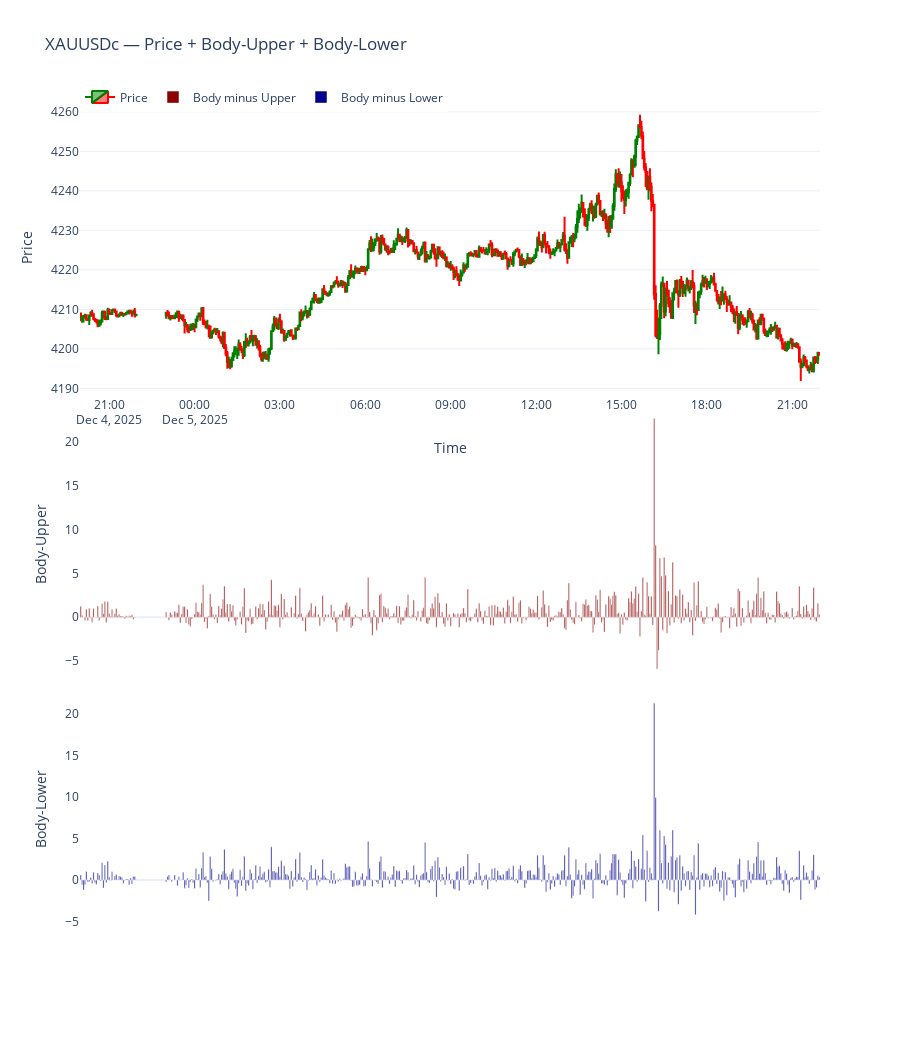

The code cell stored with this chart in its notebook:
### Markdown cell above
Only the following remain:

    Main price chart (candlestick)
    Body-upper pane
    Body-lower pane

### Code cell
import MetaTrader5 as mt5 
import pandas as pd
import numpy as np
import plotly.graph_objects as go
from datetime import datetime, timedelta

# -------------------------
# Initialize MT5
# -------------------------
if not mt5.initialize():
    print("MT5 initialization failed")
    mt5.shutdown()

# -------------------------
# Fetch 3-minute data
# -------------------------
symbol = "XAUUSDc"
timeframe = mt5.TIMEFRAME_M3
n_bars = 500
utc_from = datetime.now() - timedelta(days=5)

rates = mt5.copy_rates_from(symbol, timeframe, utc_from, n_bars)
mt5.shutdown()

# -------------------------
# Convert to DataFrame
# -------------------------
df = pd.DataFrame(rates)
df['time'] = pd.to_datetime(df['time'], unit='s')
df.set_index('time', inplace=True)
df = df[df.index.dayofweek < 5]

# -------------------------
# Calculations (kept only the ones needed)
# -------------------------
df['body'] = abs(df['close'] - df['open'])
df['upper_wick'] = df['high'] - df[['open','close']].max(axis=1)
df['lower_wick'] = df[['open','close']].min(axis=1) - df['low']

df['body_minus_upper'] = df['body'] - df['upper_wick']
df['body_minus_lower'] = df['body'] - df['lower_wick']

# -------------------------
# Plot: Price + 2 panes
# -------------------------
fig = go.Figure()

# Pane 1 — Price
fig.add_trace(go.Candlestick(
    x=df.index,
    open=df['open'],
    high=df['high'],
    low=df['low'],
    close=df['close'],
    name='Price',
    increasing_line_color='green',
    decreasing_line_color='red'
))

# Pane 2 — Body minus upper wick
fig.add_trace(go.Bar(
    x=df.index,
    y=df['body_minus_upper'],
    name='Body minus Upper',
    marker_color='darkred',
    yaxis='y2'
))

# Pane 3 — Body minus lower wick
fig.add_trace(go.Bar(
    x=df.index,
    y=df['body_minus_lower'],
    name='Body minus Lower',
    marker_color='darkblue',
    yaxis='y3'
))

# Layout
fig.update_layout(
    template='plotly_white',
    title='XAUUSDc — Price + Body-Upper + Body-Lower',
    xaxis=dict(title='Time', rangeslider=dict(visible=False)),

    yaxis=dict(title='Price',       domain=[0.66, 1]),
    yaxis2=dict(title='Body-Upper', domain=[0.33, 0.65], showgrid=False),
    yaxis3=dict(title='Body-Lower', domain=[0.05, 0.32], showgrid=False),

    legend=dict(orientation='h', y=1.02, x=0),
    height=1050
)

fig.show()

### Figure 1 — Plotly figure (JSON) as saved in the notebook; plotly's stock layout.template omitted (floating-point values rounded to 4 significant figures; data arrays with more than 128 entries replaced by an {"elided": "..."} marker saying what was removed)
{"data": [{"close": {"elided": "500 float values"}, "decreasing": {"line": {"color": "red"}}, "high": {"elided": "500 float values"}, "increasing": {"line": {"color": "green"}}, "low": {"elided": "500 float values"}, "name": "Price", "open": {"elided": "500 float values"}, "type": "candlestick", "x": {"elided": "500 str values"}}, {"marker": {"color": "darkred"}, "name": "Body minus Upper", "type": "bar", "x": {"elided": "500 str values"}, "y": {"elided": "500 float values"}, "yaxis": "y2"}, {"marker": {"color": "darkblue"}, "name": "Body minus Lower", "type": "bar", "x": {"elided": "500 str values"}, "y": {"elided": "500 float values"}, "yaxis": "y3"}], "layout": {"height": 1050, "legend": {"orientation": "h", "x": 0, "y": 1.02}, "title": {"text": "XAUUSDc — Price + Body-Upper + Body-Lower"}, "xaxis": {"rangeslider": {"visible": false}, "title": {"text": "Time"}}, "yaxis": {"domain": [0.66, 1], "title": {"text": "Price"}}, "yaxis2": {"domain": [0.33, 0.65], "showgrid": false, "title": {"text": "Body-Upper"}}, "yaxis3": {"domain": [0.05, 0.32], "showgrid": false, "title": {"text": "Body-Lower"}}}}
